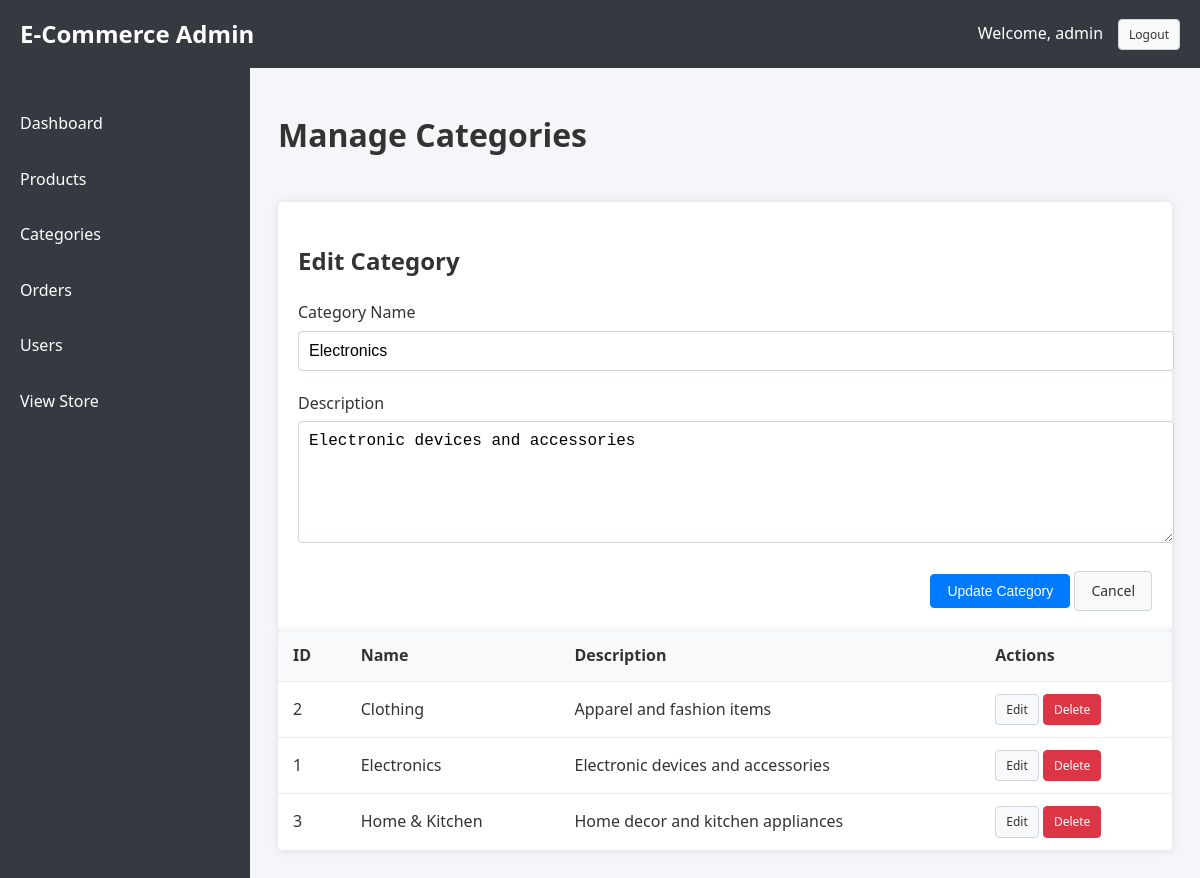
Screenshot of /admin/categories.php?edit=1 (signed in) with the database file from the repository.
### tables this page shows
CREATE TABLE categories (
    id INT AUTO_INCREMENT PRIMARY KEY,
    name VARCHAR(100) NOT NULL,
    description TEXT
);

### admin/categories.php (the view, shortened to what this page needs)
<?php
$database = new Database();
$db = $database->getConnection();
$query = "SELECT * FROM categories ORDER BY name";
$stmt = $db->prepare($query);
$stmt->execute();
$categories = $stmt->fetchAll(PDO::FETCH_ASSOC);
$category_to_edit = null;
if (isset($_GET['edit']) && is_numeric($_GET['edit'])) {
    $edit_id = $_GET['edit'];
    $query = "SELECT * FROM categories WHERE id = :id";
    $stmt = $db->prepare($query);
    $stmt->bindParam(':id', $edit_id);
    $stmt->execute();
    $category_to_edit = $stmt->fetch(PDO::FETCH_ASSOC);
}
?>
<!DOCTYPE html>
<html lang="en">
<head>
    <link rel="stylesheet" href="../assets/css/admin.css">
</head>
<body>
    <?php include 'includes/header.php'; ?>
    <div class="admin-container">
        <?php include 'includes/sidebar.php'; ?>
        <div class="admin-content">
            <div class="content-header">
                <h1>Manage Categories</h1>
            </div>
            <div class="admin-form">
                <h2><?php echo $category_to_edit ? 'Edit Category' : 'Add New Category'; ?></h2>
                <form action="categories.php" method="post">
                    <div class="form-group">
                        <label for="name">Category Name</label>
                        <input type="text" id="name" name="name" value="<?php echo $category_to_edit ? $category_to_edit['name'] : ''; ?>" required>
                    </div>
                    <div class="form-group">
                        <label for="description">Description</label>
                        <textarea id="description" name="description"><?php echo $category_to_edit ? $category_to_edit['description'] : ''; ?></textarea>
                    </div>
                    <div class="form-actions">
                        <button type="submit" class="btn btn-primary"><?php echo $category_to_edit ? 'Update Category' : 'Add Category'; ?></button>
                        <?php if ($category_to_edit): ?>
                            <a href="categories.php" class="btn">Cancel</a>
                        <?php endif; ?>
                    </div>
                </form>
            </div>
            <div class="admin-table-container">
                <table class="admin-table">
                    <thead>
                        <tr>
                            <th>ID</th>
                            <th>Name</th>
                            <th>Description</th>
                            <th>Actions</th>
                        </tr>
                    </thead>
                    <tbody>
                        <?php foreach ($categories as $category): ?>
                            <tr>
                                <td><?php echo $category['id']; ?></td>
                                <td><?php echo $category['name']; ?></td>
                                <td><?php echo $category['description']; ?></td>
                                <td>
                                    <a href="categories.php?edit=<?php echo $category['id']; ?>" class="btn btn-small">Edit</a>
                                    <a href="categories.php?delete=<?php echo $category['id']; ?>" class="btn btn-small btn-danger" onclick="return confirm('Are you sure you want to delete this category?')">Delete</a>
                                </td>
                            </tr>
                        <?php endforeach; ?>
                    </tbody>
                </table>
            </div>
        </div>
    </div>
</body>
</html>

### assets/css/admin.css (style rules this page uses)
body { font-family: "Segoe UI", Tahoma, Geneva, Verdana, sans-serif; line-height: 1.6; color: #333; background-color: #f4f6f9; }
.admin-container { display: flex; min-height: 100vh; }
.admin-content { flex: 1; padding: 80px 20px 20px 270px; }
.admin-table-container { background-color: #fff; border-radius: 5px; box-shadow: 0 0 10px rgba(0, 0, 0, 0.1); overflow-x: auto; }
.admin-table { width: 100%; border-collapse: collapse; }
.admin-table th, .admin-table td { padding: 12px 15px; text-align: left; border-bottom: 1px solid #e9ecef; }
.admin-table th { background-color: #f8f9fa; font-weight: bold; }
.admin-form { background-color: #fff; border-radius: 5px; box-shadow: 0 0 10px rgba(0, 0, 0, 0.1); padding: 20px; }
.form-group { margin-bottom: 20px; }
.form-group label { display: block; margin-bottom: 5px; font-weight: 500; }
.form-group input, .form-group textarea, .form-group select { width: 100%; padding: 10px; border: 1px solid #ced4da; border-radius: 4px; font-size: 16px; }
.form-group textarea { resize: vertical; min-height: 100px; }
.form-actions { margin-top: 20px; text-align: right; }
.btn { display: inline-block; padding: 8px 16px; background-color: #f8f9fa; color: #333; border: 1px solid #ced4da; border-radius: 4px; cursor: pointer; font-size: 14px; text-decoration: none; transition: all 0.3s; }
.btn-primary { background-color: #007bff; color: #fff; border-color: #007bff; }
.btn-danger { background-color: #dc3545; color: #fff; border-color: #dc3545; }
.btn-small { padding: 5px 10px; font-size: 12px; }
.content-header { display: flex; justify-content: space-between; align-items: center; margin-bottom: 20px; }

### rows the page displays
categories: name "Electronics", description "Electronic devices and accessories", id "1"
categories: id "2", name "Clothing", description "Apparel and fashion items"
categories: id "3", name "Home & Kitchen", description "Home decor and kitchen appliances"

### other values shown
$_SESSION['username'] "admin"
